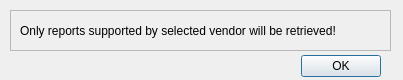
<?xml version="1.0" encoding="UTF-8"?>
<ui version="4.0">
 <class>dialog</class>
 <widget class="QDialog" name="dialog">
  <property name="geometry">
   <rect>
    <x>0</x>
    <y>0</y>
    <width>403</width>
    <height>80</height>
   </rect>
  </property>
  <property name="windowTitle">
   <string>Disclaimer</string>
  </property>
  <widget class="QDialogButtonBox" name="buttonBox">
   <property name="geometry">
    <rect>
     <x>40</x>
     <y>50</y>
     <width>341</width>
     <height>32</height>
    </rect>
   </property>
   <property name="orientation">
    <enum>Qt::Horizontal</enum>
   </property>
   <property name="standardButtons">
    <set>QDialogButtonBox::Ok</set>
   </property>
  </widget>
  <widget class="QFrame" name="frame">
   <property name="geometry">
    <rect>
     <x>10</x>
     <y>10</y>
     <width>381</width>
     <height>41</height>
    </rect>
   </property>
   <property name="frameShape">
    <enum>QFrame::StyledPanel</enum>
   </property>
   <property name="frameShadow">
    <enum>QFrame::Raised</enum>
   </property>
   <widget class="QLabel" name="label">
    <property name="geometry">
     <rect>
      <x>10</x>
      <y>0</y>
      <width>371</width>
      <height>41</height>
     </rect>
    </property>
    <property name="text">
     <string>Only reports supported by selected vendor will be retrieved!</string>
    </property>
   </widget>
  </widget>
 </widget>
 <resources/>
 <connections>
  <connection>
   <sender>buttonBox</sender>
   <signal>accepted()</signal>
   <receiver>dialog</receiver>
   <slot>accept()</slot>
   <hints>
    <hint type="sourcelabel">
     <x>248</x>
     <y>254</y>
    </hint>
    <hint type="destinationlabel">
     <x>157</x>
     <y>274</y>
    </hint>
   </hints>
  </connection>
  <connection>
   <sender>buttonBox</sender>
   <signal>rejected()</signal>
   <receiver>dialog</receiver>
   <slot>reject()</slot>
   <hints>
    <hint type="sourcelabel">
     <x>316</x>
     <y>260</y>
    </hint>
    <hint type="destinationlabel">
     <x>286</x>
     <y>274</y>
    </hint>
   </hints>
  </connection>
 </connections>
</ui>
